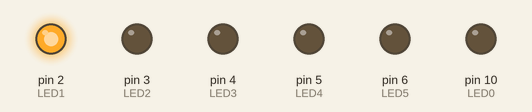
This sketch was run on a simulated Arduino Uno, built with avr-gcc and run on an emulated ATmega328P. On the bench: output pins drawn as LEDs (lit = HIGH).

Above: at 0.2 s.
At 4.2 s:
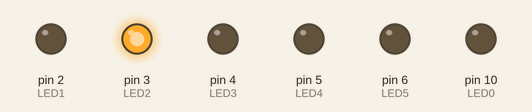
At 6.2 s:
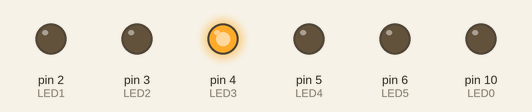
At 8.5 s:
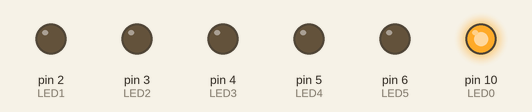
At 12.2 s:
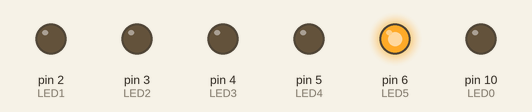
At 14.7 s:
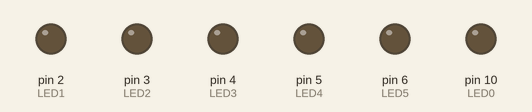
Timing chart, 0 to 18.4 s (numbered marks = the images above):
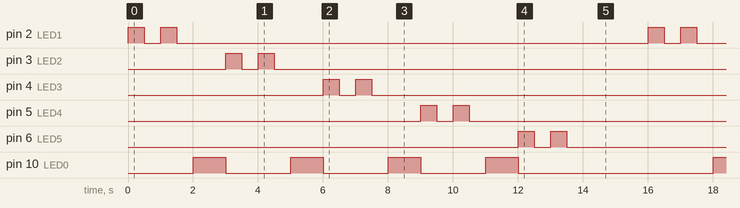

Measured:
- by itself, pin 2 (LED1), pin 3 (LED2), pin 4 (LED3): repeats every 16.0 s: LOW 0.50 s, HIGH 0.50 s, LOW 14.5 s, HIGH 0.50 s
- by itself, pin 5 (LED4): LOW → HIGH at 9.0 s, → LOW 0.50 s later, → HIGH 0.50 s later, → LOW 0.50 s later, … (8 changes in this stretch)
- by itself, pin 6 (LED5): LOW → HIGH at 12.0 s, → LOW 0.50 s later, → HIGH 0.50 s later, → LOW 0.50 s later, … (8 changes in this stretch)
- by itself, pin 10 (LED0): repeats every 16.0 s: 3 × (LOW 2.0 s, HIGH 1.0 s), LOW 6.0 s, HIGH 1.0 s

The sketch:

Autolavado.ino
```cpp
// Practica 1 - Ejercicio 3
// Control de lavado de autos

const int LED0 = 10; // Movimiento
const int LED1 = 2;  // Inicio
const int LED2 = 3;  // Regadera
const int LED3 = 4;  // Enjabonado
const int LED4 = 5;  // Enjuagado
const int LED5 = 6;  // Secado

void setup() {
  pinMode(LED0, OUTPUT);
  pinMode(LED1, OUTPUT);
  pinMode(LED2, OUTPUT);
  pinMode(LED3, OUTPUT);
  pinMode(LED4, OUTPUT);
  pinMode(LED5, OUTPUT);
}

void moverAuto() {
  digitalWrite(LED0, HIGH); // Movimiento
  delay(1000);
  digitalWrite(LED0, LOW);
}

void estacion(int ledEstacion) {
  for(int i = 0; i < 2; i++) {  // Parpadeo medio segundo ON/OFF
    digitalWrite(ledEstacion, HIGH);
    delay(500);
    digitalWrite(ledEstacion, LOW);
    delay(500);
  }
}

void loop() {

  // Inicio
  estacion(LED1);
  moverAuto();

  // Regadera
  estacion(LED2);
  moverAuto();

  // Enjabonado
  estacion(LED3);
  moverAuto();

  // Enjuagado
  estacion(LED4);
  moverAuto();

  // Secado
  estacion(LED5);

  delay(2000); // Espera antes de repetir ciclo
}
```
